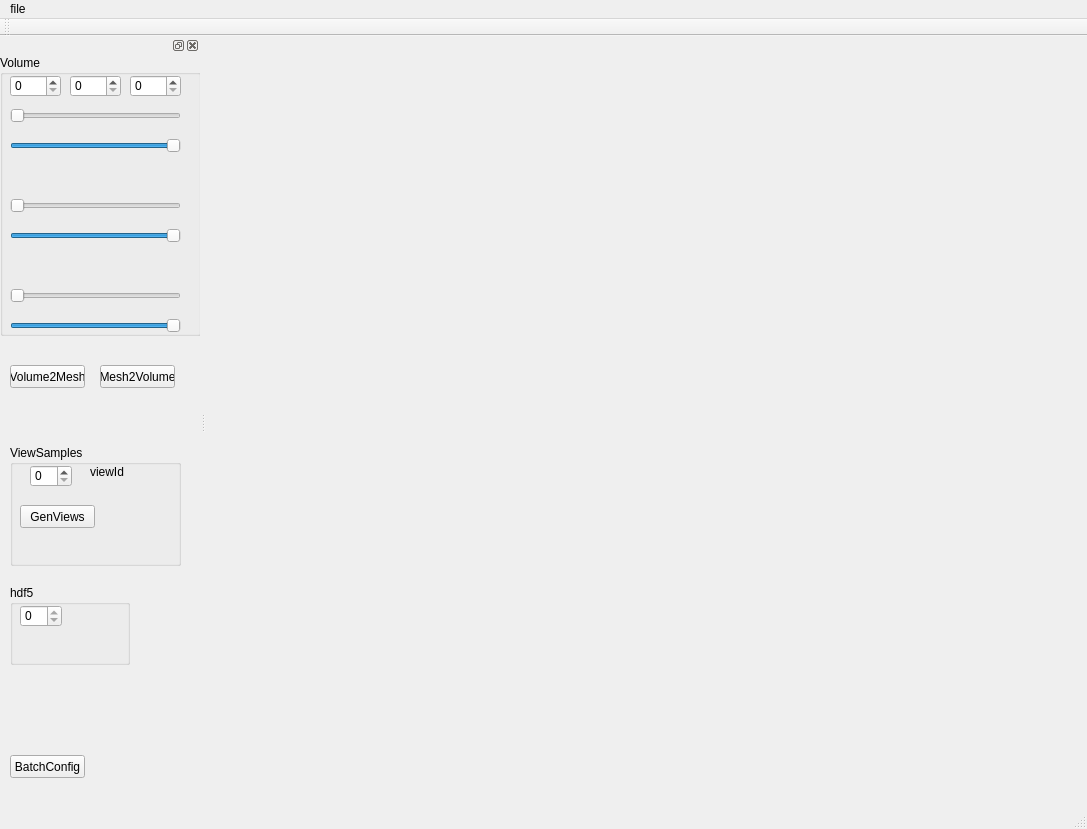
<?xml version="1.0" encoding="UTF-8"?>
<ui version="4.0">
 <class>VolumeMakerUIClass</class>
 <widget class="QMainWindow" name="VolumeMakerUIClass">
  <property name="geometry">
   <rect>
    <x>0</x>
    <y>0</y>
    <width>1087</width>
    <height>829</height>
   </rect>
  </property>
  <property name="windowTitle">
   <string>VolumeMakerUI</string>
  </property>
  <widget class="QWidget" name="centralWidget">
   <layout class="QGridLayout" name="gridLayout">
    <item row="0" column="0">
     <widget class="MpuViewer" name="widget" native="true"/>
    </item>
   </layout>
  </widget>
  <widget class="QMenuBar" name="menuBar">
   <property name="geometry">
    <rect>
     <x>0</x>
     <y>0</y>
     <width>1087</width>
     <height>23</height>
    </rect>
   </property>
   <widget class="QMenu" name="menuFile">
    <property name="title">
     <string>file</string>
    </property>
    <addaction name="actionOpen"/>
   </widget>
   <addaction name="menuFile"/>
  </widget>
  <widget class="QToolBar" name="mainToolBar">
   <attribute name="toolBarArea">
    <enum>TopToolBarArea</enum>
   </attribute>
   <attribute name="toolBarBreak">
    <bool>false</bool>
   </attribute>
  </widget>
  <widget class="QStatusBar" name="statusBar"/>
  <widget class="QDockWidget" name="dockWidget">
   <property name="minimumSize">
    <size>
     <width>200</width>
     <height>38</height>
    </size>
   </property>
   <attribute name="dockWidgetArea">
    <number>1</number>
   </attribute>
   <widget class="QWidget" name="dockWidgetContents">
    <widget class="QGroupBox" name="groupBox">
     <property name="geometry">
      <rect>
       <x>0</x>
       <y>0</y>
       <width>201</width>
       <height>281</height>
      </rect>
     </property>
     <property name="title">
      <string>Volume</string>
     </property>
     <widget class="QSpinBox" name="sbXres">
      <property name="geometry">
       <rect>
        <x>10</x>
        <y>20</y>
        <width>51</width>
        <height>22</height>
       </rect>
      </property>
      <property name="maximum">
       <number>9999</number>
      </property>
     </widget>
     <widget class="QSpinBox" name="sbYres">
      <property name="geometry">
       <rect>
        <x>70</x>
        <y>20</y>
        <width>51</width>
        <height>22</height>
       </rect>
      </property>
      <property name="maximum">
       <number>9999</number>
      </property>
     </widget>
     <widget class="QSpinBox" name="sbZres">
      <property name="geometry">
       <rect>
        <x>130</x>
        <y>20</y>
        <width>51</width>
        <height>22</height>
       </rect>
      </property>
      <property name="maximum">
       <number>9999</number>
      </property>
     </widget>
     <widget class="QSlider" name="hsXclip_b">
      <property name="geometry">
       <rect>
        <x>10</x>
        <y>50</y>
        <width>171</width>
        <height>22</height>
       </rect>
      </property>
      <property name="orientation">
       <enum>Qt::Horizontal</enum>
      </property>
     </widget>
     <widget class="QSlider" name="hsYclip_b">
      <property name="geometry">
       <rect>
        <x>10</x>
        <y>140</y>
        <width>171</width>
        <height>22</height>
       </rect>
      </property>
      <property name="orientation">
       <enum>Qt::Horizontal</enum>
      </property>
     </widget>
     <widget class="QSlider" name="hsZclip_b">
      <property name="geometry">
       <rect>
        <x>10</x>
        <y>230</y>
        <width>171</width>
        <height>22</height>
       </rect>
      </property>
      <property name="orientation">
       <enum>Qt::Horizontal</enum>
      </property>
     </widget>
     <widget class="QSlider" name="hsXclip_e">
      <property name="geometry">
       <rect>
        <x>10</x>
        <y>80</y>
        <width>171</width>
        <height>22</height>
       </rect>
      </property>
      <property name="value">
       <number>99</number>
      </property>
      <property name="orientation">
       <enum>Qt::Horizontal</enum>
      </property>
     </widget>
     <widget class="QSlider" name="hsYclip_e">
      <property name="geometry">
       <rect>
        <x>10</x>
        <y>170</y>
        <width>171</width>
        <height>22</height>
       </rect>
      </property>
      <property name="value">
       <number>99</number>
      </property>
      <property name="orientation">
       <enum>Qt::Horizontal</enum>
      </property>
     </widget>
     <widget class="QSlider" name="hsZclip_e">
      <property name="geometry">
       <rect>
        <x>10</x>
        <y>260</y>
        <width>171</width>
        <height>22</height>
       </rect>
      </property>
      <property name="value">
       <number>99</number>
      </property>
      <property name="orientation">
       <enum>Qt::Horizontal</enum>
      </property>
     </widget>
    </widget>
    <widget class="QPushButton" name="pbVolume2Mesh">
     <property name="geometry">
      <rect>
       <x>10</x>
       <y>310</y>
       <width>75</width>
       <height>23</height>
      </rect>
     </property>
     <property name="text">
      <string>Volume2Mesh</string>
     </property>
    </widget>
    <widget class="QPushButton" name="pbMesh2Volume">
     <property name="geometry">
      <rect>
       <x>100</x>
       <y>310</y>
       <width>75</width>
       <height>23</height>
      </rect>
     </property>
     <property name="text">
      <string>Mesh2Volume</string>
     </property>
    </widget>
    <widget class="QGroupBox" name="groupBox_2">
     <property name="geometry">
      <rect>
       <x>10</x>
       <y>390</y>
       <width>171</width>
       <height>121</height>
      </rect>
     </property>
     <property name="title">
      <string>ViewSamples</string>
     </property>
     <widget class="QSpinBox" name="sbViewId">
      <property name="geometry">
       <rect>
        <x>20</x>
        <y>20</y>
        <width>42</width>
        <height>22</height>
       </rect>
      </property>
      <property name="maximum">
       <number>9999</number>
      </property>
     </widget>
     <widget class="QLabel" name="label">
      <property name="geometry">
       <rect>
        <x>80</x>
        <y>20</y>
        <width>46</width>
        <height>13</height>
       </rect>
      </property>
      <property name="text">
       <string>viewId</string>
      </property>
     </widget>
     <widget class="QPushButton" name="pbGenViews">
      <property name="geometry">
       <rect>
        <x>10</x>
        <y>60</y>
        <width>75</width>
        <height>23</height>
       </rect>
      </property>
      <property name="text">
       <string>GenViews</string>
      </property>
     </widget>
    </widget>
    <widget class="QPushButton" name="pbBatchConfig">
     <property name="geometry">
      <rect>
       <x>10</x>
       <y>700</y>
       <width>75</width>
       <height>23</height>
      </rect>
     </property>
     <property name="text">
      <string>BatchConfig</string>
     </property>
    </widget>
    <widget class="QGroupBox" name="groupBox_3">
     <property name="geometry">
      <rect>
       <x>10</x>
       <y>530</y>
       <width>120</width>
       <height>80</height>
      </rect>
     </property>
     <property name="title">
      <string>hdf5</string>
     </property>
     <widget class="QSpinBox" name="sbHdf5Idx">
      <property name="geometry">
       <rect>
        <x>10</x>
        <y>20</y>
        <width>42</width>
        <height>22</height>
       </rect>
      </property>
      <property name="maximum">
       <number>0</number>
      </property>
     </widget>
    </widget>
   </widget>
  </widget>
  <action name="actionOpen">
   <property name="text">
    <string>open</string>
   </property>
  </action>
 </widget>
 <layoutdefault spacing="6" margin="11"/>
 <customwidgets>
  <customwidget>
   <class>MpuViewer</class>
   <extends>QWidget</extends>
   <header>mpuviewer.h</header>
   <container>1</container>
  </customwidget>
 </customwidgets>
 <resources>
  <include location="volumemakerui.qrc"/>
 </resources>
 <connections/>
</ui>
